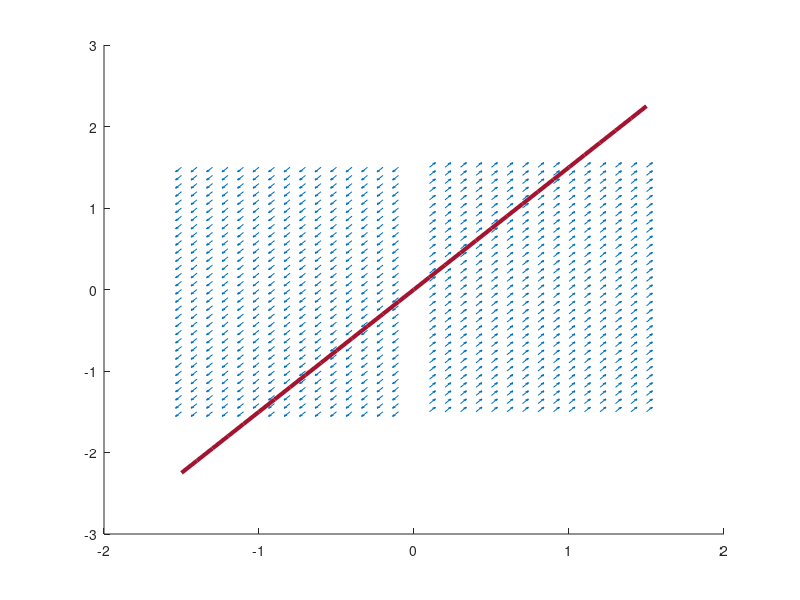

Write MATLAB code to recreate this figure. (Note: this script raises an error after producing the figure.)
A = [2 0;3 0];
[x1,x2] = meshgrid(-1.5:0.1:1.5);

x1_values = A(1,1)*x1+A(1,2)*x2;
x2_values = A(2,1)*x1+A(2,2)*x2;

norms=sqrt(x1_values.^2+x2_values.^2);
x1_normalized = x1_values ./ norms;
x2_normalized = x2_values ./norms;

# isoclines
line_range = -1.5:.1:1.5;
isocline_1 = -(A(1,1)/A(1,2)) * line_range;

# Droites invariantes (vecteurs propres) 
[V,L] = eig(A);
eigenvector_1 = (V(2,1)/V(1,1)) * line_range;
eigenvector_2 = (V(2,2)/V(1,2)) * line_range;

figure(1);
hold on;
vector_scale = .5;
quiver(x1,x2,x1_normalized,x2_normalized, vector_scale);

plot(line_range,isocline_1,"linewidth", 3, "linestyle", ":");

plot(line_range,eigenvector_1,"linewidth",3);
plot(line_range,eigenvector_2,"linewidth",3);
quiver([0;0],[0;0],V(1,:),V(2,:),"linewidth",3,"color","k");
hold off;
